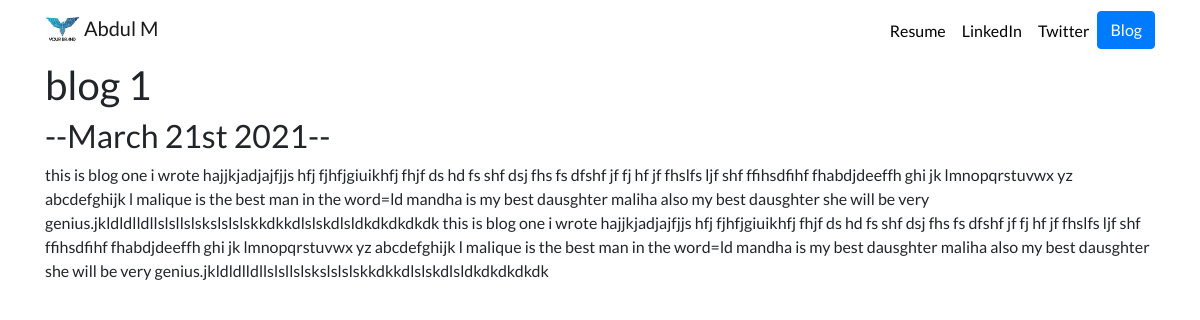
Screenshot of /blogs/1/ with the database file from the repository.
### blog/models.py (models this page shows, shortened)
class Blog(models.Model):
    title=models.CharField(max_length=250)
    description=models.TextField()
    date = models.DateField()

### blog/views.py (the view)
# urls.py: path('<int:blog_id>/', views.detail, name='detail'),
def detail(request, blog_id):
    blog = get_object_or_404(Blog, pk=blog_id)
    return render(request, 'blogs/detail.html',{'blogs':blog})

### blog/templates/blogs/detail.html
{% extends 'portfolio/base.html' %}
{% block content %}
<h1>{{ blogs.title }}</h1>
<h2>--{{ blogs.date|date:'F jS Y' }}--</h2>
{{ blogs.description|safe }}
{% endblock %}

### portfolio/static/portfolio/custom.css (style rules this page uses)
body { font-family: 'Lato', sans-serif; }

### rows the page displays
Blog: title "blog 1", date "March 21st 2021", description "this is blog one i wrote hajjkjadjajfjjs hfj fjhfjgiuikhfj fhjf ds hd fs shf dsj fhs fs dfshf jf fj hf jf fhslfs ljf shf ffihsdfihf fhabdjdeeffh ghi jk lmnopqrstuvwx yz abcdefghijk l malique is the best man in the word=ld mandha is my best dausghter maliha also my best dausghter she will be very genius.jkldldlldllslsllslskslslslskkdkkdlslskdlsldkdkdkdkdk this is blog one i wrote hajjkjadjajfjjs hfj fjhfjgiuikhfj fhjf ds hd fs shf dsj fhs fs dfshf jf fj hf jf fhslfs ljf shf ffihsdfihf fhabdjdeeffh ghi jk lmnopqrstuvwx yz abcdefghijk l malique is the best man in the word=ld mandha is my best dausghter maliha also my best dausghter she will be very…"
